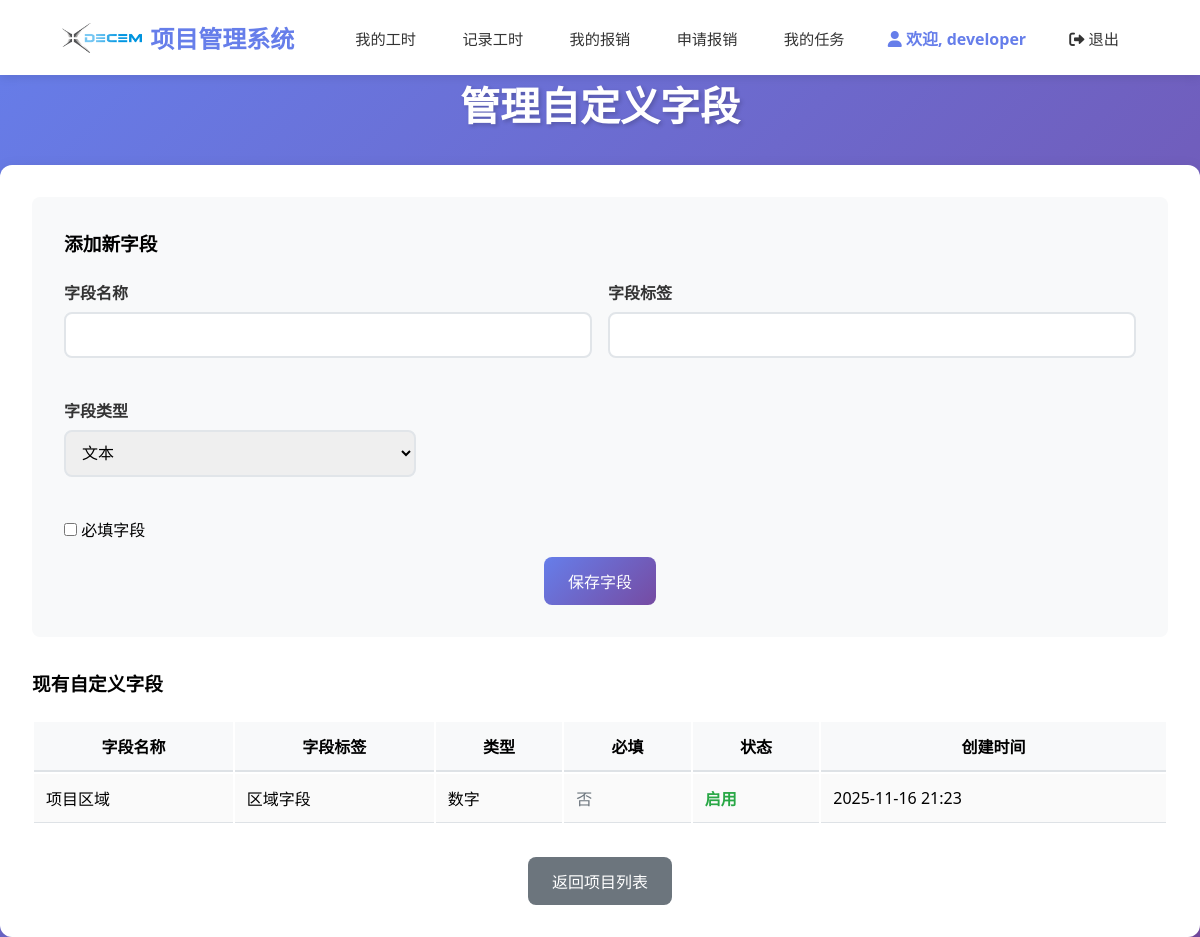
The app's page /custom-fields/manage (signed in), older data.
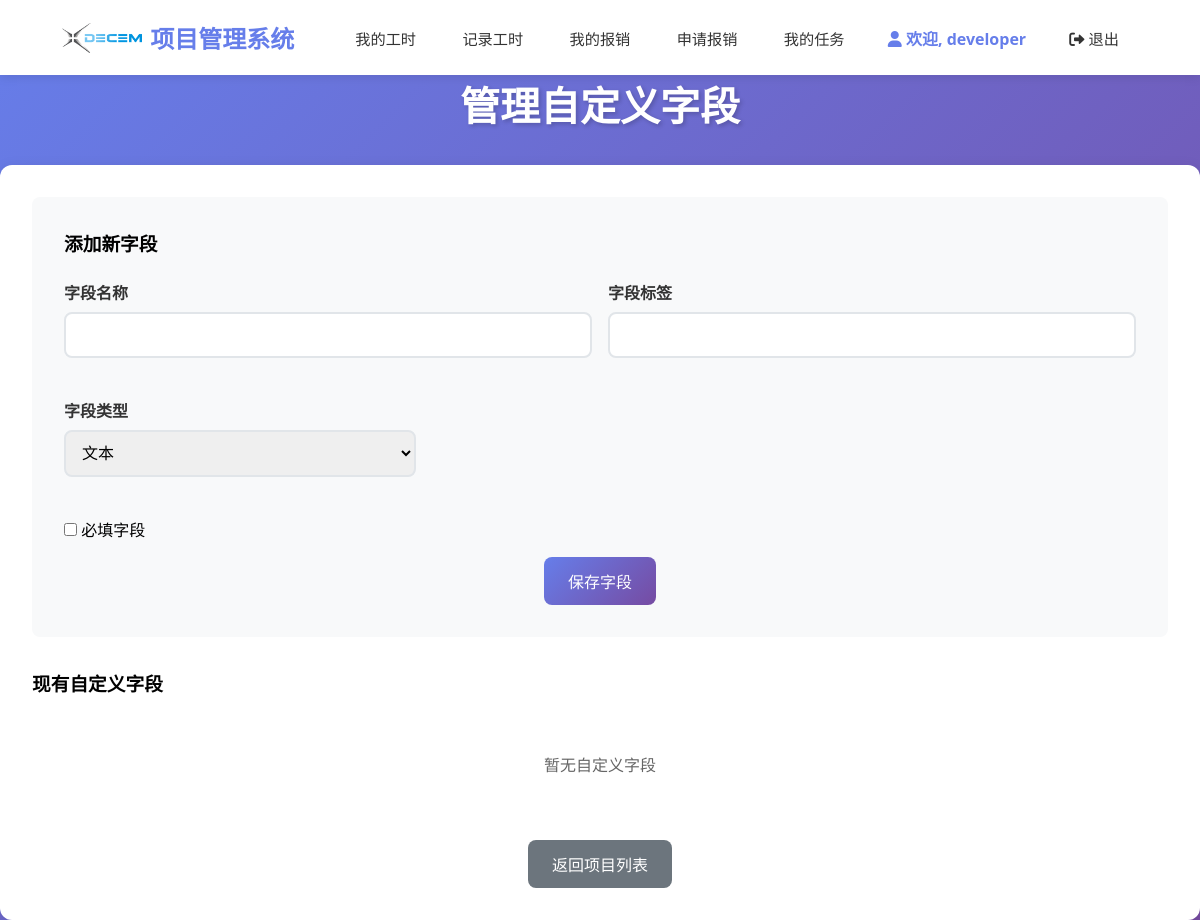
The same page, newer data.
### models.py (models this page shows, shortened)
class User(UserMixin, db.Model):
    __tablename__ = "users"
    id = db.Column(db.Integer, primary_key=True, autoincrement=True)
    username = db.Column(db.String(80), unique=True, nullable=False)
    password_hash = db.Column(db.String(120), nullable=False)
    role = db.Column(db.String(20), nullable=False)  # 'admin', 'finance', 'developer', 'project_manager'
    created_at = db.Column(db.DateTime, default=datetime.now)
    default_hourly_rate = db.Column(db.Numeric(10, 2), nullable=True)  # 默认工时费用
    ROLE_ADMIN = 'admin'
    ROLE_FINANCE = 'finance'
    ROLE_DEVELOPER = 'developer'
    ROLE_PROJECT_MANAGER = 'project_manager'
    def is_developer(self):
        return self.role == self.ROLE_DEVELOPER
    def is_project_manager(self):
        return self.role == self.ROLE_PROJECT_MANAGER
    def has_full_access(self):
        return self.role in [self.ROLE_ADMIN, self.ROLE_FINANCE]

class CustomField(db.Model):
    __tablename__ = 'custom_fields'
    id = db.Column(db.Integer, primary_key=True)
    field_name = db.Column(db.String(100), nullable=False)
    field_label = db.Column(db.String(100), nullable=False)
    field_type = db.Column(db.String(50), nullable=False)  # text, number, date, select, checkbox
    options = db.Column(db.Text)  # JSON格式存储选项（用于select类型）
    is_required = db.Column(db.Boolean, default=False)
    is_active = db.Column(db.Boolean, default=True)
    created_at = db.Column(db.DateTime, default=datetime.now)
    values = db.relationship('ProjectCustomFieldValue', backref='custom_field', lazy='dynamic', cascade='all, delete-orphan')

### app.py (the view, shortened to what this page needs)
@app.route('/custom-fields/manage', methods=['GET', 'POST'])
def manage_custom_fields():
    form = CustomFieldForm()
    custom_fields = CustomField.query.all()
    return render_template('custom_fields_manage.html', form=form, custom_fields=custom_fields)

### forms.py
class CustomFieldForm(FlaskForm):
    field_name = StringField('字段名称', validators=[DataRequired(), Length(min=1, max=100)])
    field_label = StringField('字段标签', validators=[DataRequired(), Length(min=1, max=100)])
    field_type = SelectField('字段类型', choices=[
        ('text', '文本'),
        ('number', '数字'),
        ('date', '日期'),
        ('select', '下拉选择'),
        ('checkbox', '复选框')
    ], validators=[DataRequired()])
    options = TextAreaField('选项（每行一个，仅用于下拉选择）')
    is_required = BooleanField('必填字段')
    submit = SubmitField('保存字段')

### app.py (called while the page is built)
@login_manager.user_loader
def load_user(user_id):
    return db.session.get(User, int(user_id))

@app.before_request
def check_session_timeout():
    if current_user.is_authenticated:
        session.permanent = True
        last_activity = session.get('last_activity')
        now = datetime.now()
        if last_activity:
            last_activity_time = datetime.fromisoformat(last_activity)
            if now - last_activity_time > timedelta(seconds=600):
                username = current_user.username
                logout_user()
                session.clear()
                flash('由于长时间未操作，您已被自动退出，请重新登录', 'warning')
                return redirect(url_for('login'))
        if not request.path.startswith('/static/'):
            session['last_activity'] = now.isoformat()

### templates/custom_fields_manage.html (shortened to what this page needs)
{% extends "base.html" %}
{% block content %}
<h1 class="page-title" >管理自定义字段</h1>
<div class="card" style="max-width: 1200px; margin: 0 auto; padding: 2rem;">
    <div style="background: #f8f9fa; padding: 2rem; border-radius: 8px; margin-bottom: 2rem;">
        <h3 style="margin-bottom: 1.5rem;">添加新字段</h3>
        <form method="post">
            <div style="display: grid; grid-template-columns: 1fr 1fr; gap: 1rem; margin-bottom: 1rem;">
                <div class="form-group">
                    {{ form.field_name.label(class="form-label") }}
                    {{ form.field_name(class="form-control") }}
                </div>
                <div class="form-group">
                    {{ form.field_label.label(class="form-label") }}
                    {{ form.field_label(class="form-control") }}
                </div>
            </div>
            <div style="display: grid; grid-template-columns: 1fr 2fr; gap: 1rem; margin-bottom: 1rem;">
                <div class="form-group">
                    {{ form.field_type.label(class="form-label") }}
                    {{ form.field_type(class="form-control", id="field_type", onchange="toggleOptionsField()") }}
                </div>
            </div>
            <div class="form-group" style="margin-bottom: 1rem;">
                {{ form.is_required() }} {{ form.is_required.label() }}
            </div>
            <div style="text-align: center;">
                {{ form.submit(class="btn btn-primary") }}
            </div>
        </form>
    </div>
    <h3 style="margin-bottom: 1.5rem;">现有自定义字段</h3>
    {% if custom_fields %}
        <div class="table-responsive">
            <table class="table table-striped">
                <thead>
                    <tr>
                        <th>字段名称</th>
                        <th>字段标签</th>
                        <th>类型</th>
                        <th>必填</th>
                        <th>状态</th>
                        <th>创建时间</th>
                    </tr>
                </thead>
                <tbody>
                    {% for field in custom_fields %}
                    <tr>
                        <td>{{ field.field_name }}</td>
                        <td>{{ field.field_label }}</td>
                        <td>
                            {% if field.field_type == 'text' %}文本
                            {% elif field.field_type == 'number' %}数字
                            {% elif field.field_type == 'date' %}日期
                            {% elif field.field_type == 'select' %}下拉选择
                            {% elif field.field_type == 'checkbox' %}复选框
                            {% endif %}
                        </td>
                        <td>
                            {% if field.is_required %}
                                <span style="color: #dc3545; font-weight: bold;">是</span>
                            {% else %}
                                <span style="color: #6c757d;">否</span>
                            {% endif %}
                        </td>
                        <td>
                            {% if field.is_active %}
                                <span style="color: #28a745; font-weight: bold;">启用</span>
                            {% else %}
                                <span style="color: #dc3545;">禁用</span>
                            {% endif %}
                        </td>
                        <td>{{ field.created_at.strftime('%Y-%m-%d %H:%M') }}</td>
                    </tr>
                    {% endfor %}
                </tbody>
            </table>
        </div>
    {% else %}
        <p style="text-align: center; color: #666; padding: 2rem;">暂无自定义字段</p>
    {% endif %}
    <div style="text-align: center; margin-top: 2rem;">
        <a href="{{ url_for('index') }}" class="btn btn-secondary">返回项目列表</a>
    </div>
</div>
{% endblock %}

### templates/base.html (shortened to what this page needs)
<!DOCTYPE html>
<html lang="zh-CN">
<head>
    <link rel="stylesheet" href="{{ url_for('static', filename='style.css') }}">
    <link rel="stylesheet" href="https://cdnjs.cloudflare.com/ajax/libs/font-awesome/6.0.0/css/all.min.css">
</head>
<body>
        <header class="header">
            <div class="header-content">
                <a href="{{ url_for('index') }}" class="logo">
                    <img src="{{ url_for('static', filename='DEME.png') }}" alt="十致项目管理系统" style="height: 30px;"> 项目管理系统
                </a>
                <nav class="nav">
                    {% if current_user.is_authenticated %}
                        {% if current_user.has_full_access() %}
                            <a href="{{ url_for('index') }}">项目列表</a>
                            <a href="{{ url_for('create_project') }}">添加项目</a>
                            <a href="{{ url_for('user_list') }}">用户管理</a>
                            <a href="{{ url_for('worklog_list') }}">工时记录</a>
                            <a href="{{ url_for('expense_list') }}">报销管理</a>
                            <a href="{{ url_for('task_list') }}">我的任务</a>
                            <a href="{{ url_for('operation_logs') }}" class="nav-link">操作日志</a>
                        {% elif current_user.is_project_manager() %}
                            <a href="{{ url_for('index') }}">我的项目</a>
                            <a href="{{ url_for('worklog_list') }}">工时记录</a>
                            <a href="{{ url_for('expense_list') }}">报销记录</a>
                            <a href="{{ url_for('task_list') }}">我的任务</a>
                        {% elif current_user.is_developer() %}
                            <a href="{{ url_for('worklog_list') }}">我的工时</a>
                            <a href="{{ url_for('create_worklog') }}">记录工时</a>
                            <a href="{{ url_for('expense_list') }}">我的报销</a>
                            <a href="{{ url_for('expense_create') }}">申请报销</a>
                            <a href="{{ url_for('task_list') }}">我的任务</a>
                        {% endif %}
                        <span><i class="fas fa-user"></i> 欢迎, {{ current_user.username }}</span>
                        <a href="{{ url_for('logout') }}"><i class="fas fa-sign-out-alt"></i> 退出</a>
                    {% endif %}
                </nav>
            </div>
        </header>
    <div class="cibtauber">
        <main class="main-content">
            {% block content %}{% endblock %}
        </main>
    </div>
</body>
</html>

### static/style.css (style rules this page uses)
* { margin: 0; padding: 0; box-sizing: border-box; }
body { font-family: 'Segoe UI', Tahoma, Geneva, Verdana, sans-serif; background: linear-gradient(135deg, #667eea 0%, #764ba2 100%); min-height: 100vh; }
.page-title { font-size: 2.5rem; color: white; margin-bottom: 2rem; text-align: center; text-shadow: 2px 2px 4px rgba(0,0,0,0.2); }
.card { background: white; border-radius: 12px; padding: 1rem; box-shadow: 0 4px 15px rgba(0,0,0,0.1); margin-bottom: 2rem; width: 100%; max-width: 100% !important; }
.btn { padding: 0.75rem 1.5rem; border-radius: 8px; border: none; cursor: pointer; font-size: 1rem; font-weight: 500; text-decoration: none; display: inline-block; transition: all 0.3s ease; text-align: center; }
.btn-primary { background: linear-gradient(135deg, #667eea 0%, #764ba2 100%); color: white; }
.btn-secondary { background: #6c757d; color: white; }
.form-group { margin-bottom: 1.5rem; }
.form-label { display: block; margin-bottom: 0.5rem; color: #333; font-weight: 600; }
.form-control { width: 100%; padding: 0.75rem; border: 2px solid #e1e5e9; border-radius: 8px; font-size: 1rem; transition: border-color 0.3s; }

### templates/base.html (style rules this page uses)
.header { background: white; box-shadow: 0 2px 10px rgba(0,0,0,0.1); position: sticky; top: 0; z-index: 1000; width: 100%; }
.header-content { max-width: 95%; margin: 0 auto; padding: 1rem 2rem; display: flex; justify-content: space-between; align-items: center; flex-wrap: wrap; gap: 1rem; }
.logo { font-size: 1.5rem; font-weight: bold; color: #667eea; text-decoration: none; display: flex; align-items: center; gap: 0.5rem; transition: color 0.3s ease; }
.nav { display: flex; gap: 0.5rem; align-items: center; flex-wrap: wrap; }
.nav a { color: #333; text-decoration: none; padding: 0.6rem 1.2rem; border-radius: 6px; transition: all 0.3s ease; font-weight: 500; white-space: nowrap; font-size: 0.95rem; }
.nav span { color: #667eea; font-weight: 600; padding: 0.6rem 1rem; white-space: nowrap; }

Row changes from the older to the newer data that the page shows:
removed CustomField: field_name "项目区域", field_label "区域字段", field_type "数字", is_required "否", is_active "启用", created_at "2025-11-16 21:23"
Text that changed along with them:
text no longer shown: "字段名称 字段标签 类型 必填 状态 创建时间"
text now shown: "暂无自定义字段"
